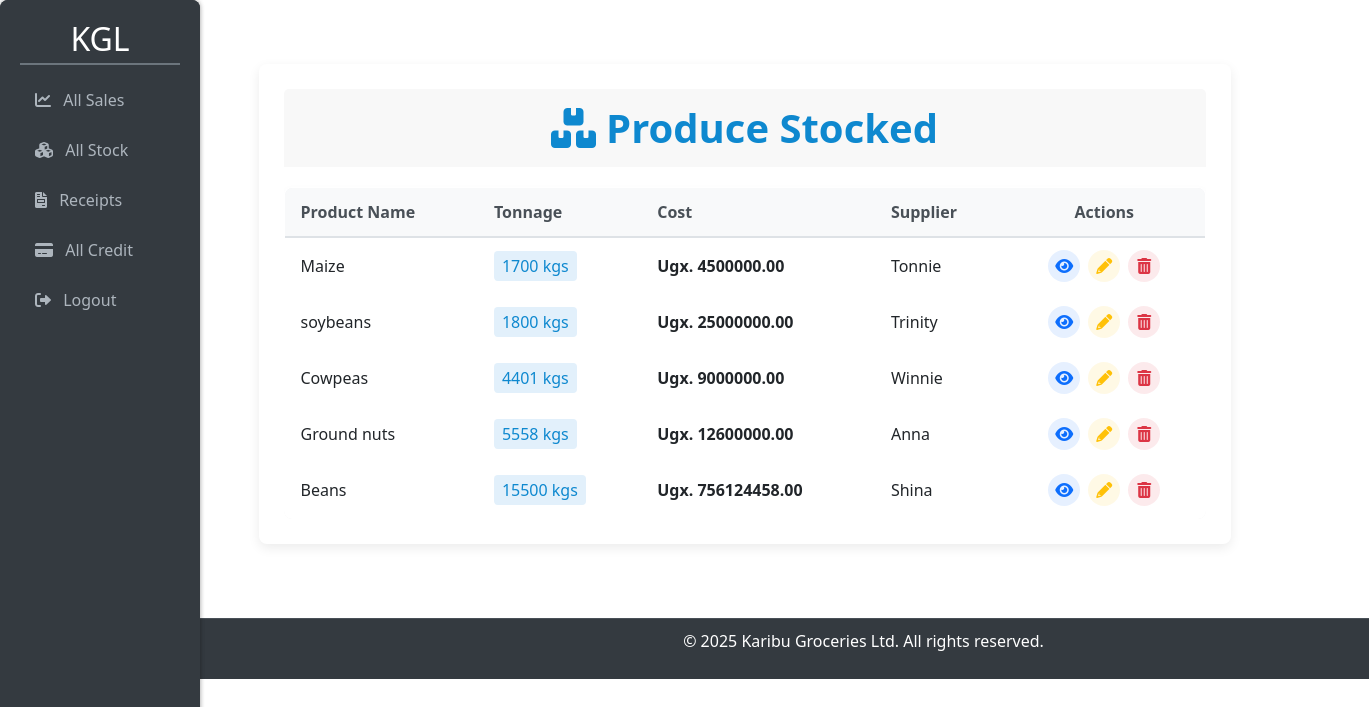
/allstock/ (signed in), run on an earlier commit of the app's database.
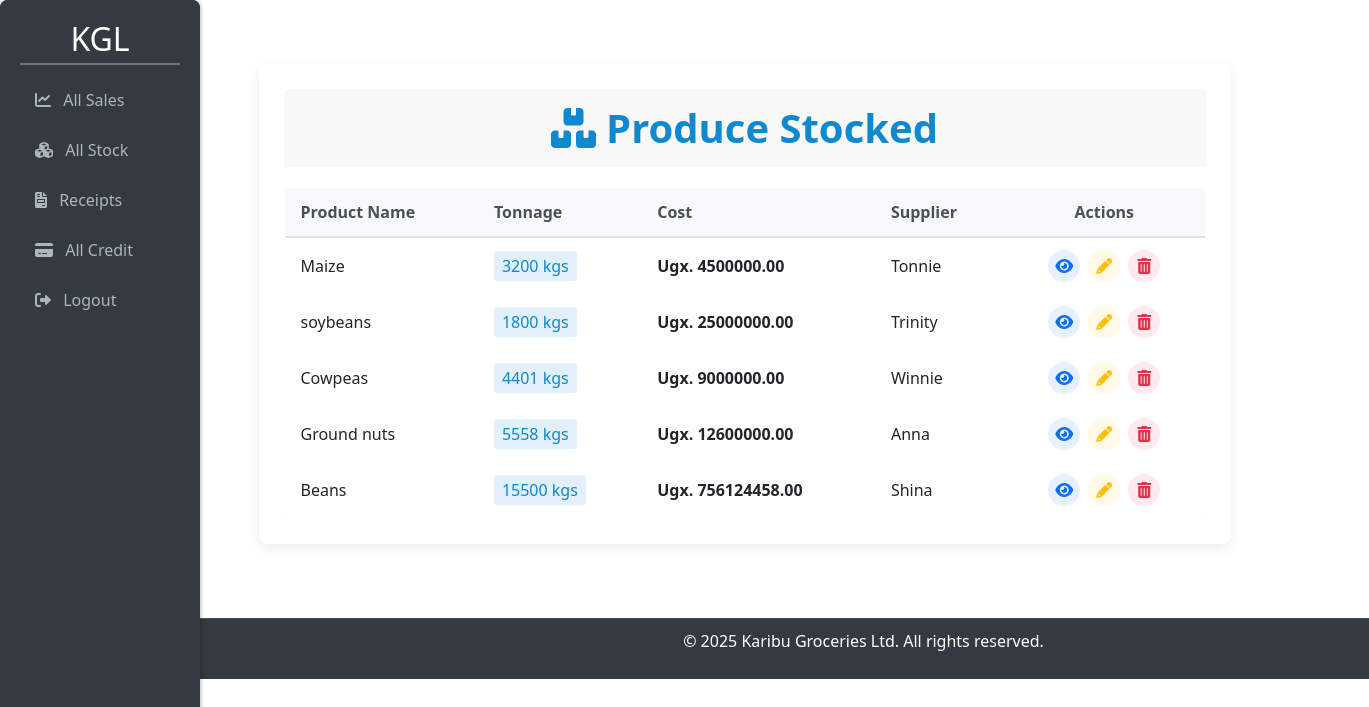
And on a later commit of the database.
### kgl_app/models.py (models this page shows, shortened)
class Stock(models.Model):
    name_of_produce=models.CharField(max_length =255)
    type_of_produce =models.ForeignKey(ProduceType,on_delete=models.CASCADE,null=False,)
    date_and_time_of_produce= models.DateTimeField(auto_now_add =True)
    received_quantity = models.IntegerField(blank=False,null=False,default=0)
    issued_quantity=models.IntegerField(blank=False,null=False,default=0)
    tonnage =models.IntegerField(blank = False,null=False,default=0)
    cost=models.IntegerField(blank =False,default=25)
    name_of_dealer=models.CharField(max_length=255)
    branch=models.ForeignKey(Branch, on_delete=models.CASCADE,null=False,default=0)
    contact=models.CharField(default=20,null=False)
    selling_price=models.IntegerField(null=True,blank=True)
    current_stock =models.IntegerField(null=True,blank=False)

### kgl_app/views.py (the view)
# urls.py: path('allstock/',views.allstock,name='allstock'),
def allstock(request):
    if request.user.is_manager or request.user.is_salesagent:
     stocks =Stock.objects.filter(branch=request.user.branch)
    else:
     stocks = Stock.objects.all().order_by('-id')
    return render(request, "allstock.html", {'stocks': stocks})

### kgl_app/templates/allstock.html (shortened to what this page needs)
{% extends 'base.html' %}
{% load static %}
{% block content %}
<link href="https://cdn.jsdelivr.net/npm/bootstrap@5.3.0/dist/css/bootstrap.min.css" rel="stylesheet">
<link rel="stylesheet" href="https://cdnjs.cloudflare.com/ajax/libs/font-awesome/6.0.0/css/all.min.css">
<div class="container-fluid py-4">
    <div class="card stock-card">
        <div class="card-header card-header-stock">
            <h1 class="card-title-stock">
                <i class="fas fa-boxes title-icon"></i><strong>Produce Stocked</strong>
            </h1>
        </div>
        <div class="table-responsive">
            <table class="table table-hover mb-0">
                <thead>
                    <tr>
                        <th>Product Name</th>
                        <th>Tonnage</th>
                        <th>Cost</th>
                        <th>Supplier</th>
                        {% if user.is_manager or user.is_salesagent %}
                        <th class="text-center">Actions</th>
                        {% endif %}
                    </tr>
                </thead>
                <tbody>
                    {% if stocks %}
                        {% for stock in stocks %}
                        <tr>
                            <td>{{ stock.name_of_produce }}</td>
                            <td><span class="tonnage-badge">{{ stock.tonnage }} kgs</span></td>
                            <td class="cost-value">Ugx. {{ stock.cost|floatformat:2 }}</td>
                            <td>{{ stock.name_of_dealer }}</td>
                            {% if user.is_manager or user.is_salesagent %}
                            <td class="text-center">
                                <div class="d-flex justify-content-center">
                                    <a href="{% url 'detail' stock.id %}" class="action-btn view-btn" title="View Details">
                                        <i class="fas fa-eye"></i>
                                    </a>
                                    <a href="{% url 'addstock' stock.id %}" class="action-btn edit-btn" title="Edit">
                                        <i class="fas fa-pencil-alt"></i>
                                    </a>
                                    <a href="{% url 'delete_stock' stock_id=stock.id %}" class="action-btn delete-btn" title="Delete">
                                        <i class="fas fa-trash-alt"></i>
                                    </a>
                                </div>
                            </td>
                            {% endif %}
                        </tr>
                        {% endfor %}
                    {% else %}
                        <tr>
                            <td colspan="{% if user.is_manager or user.is_salesagent %}5{% else %}4{% endif %}" class="empty-message">
                                No produce has been stocked yet.
                            </td>
                        </tr>
                    {% endif %}
                </tbody>
            </table>
        </div>
    </div>
</div>
{% endblock %}

What changed in the data, as far as the page shows it:
changed Stock "Maize": tonnage "1700" → "3200"
